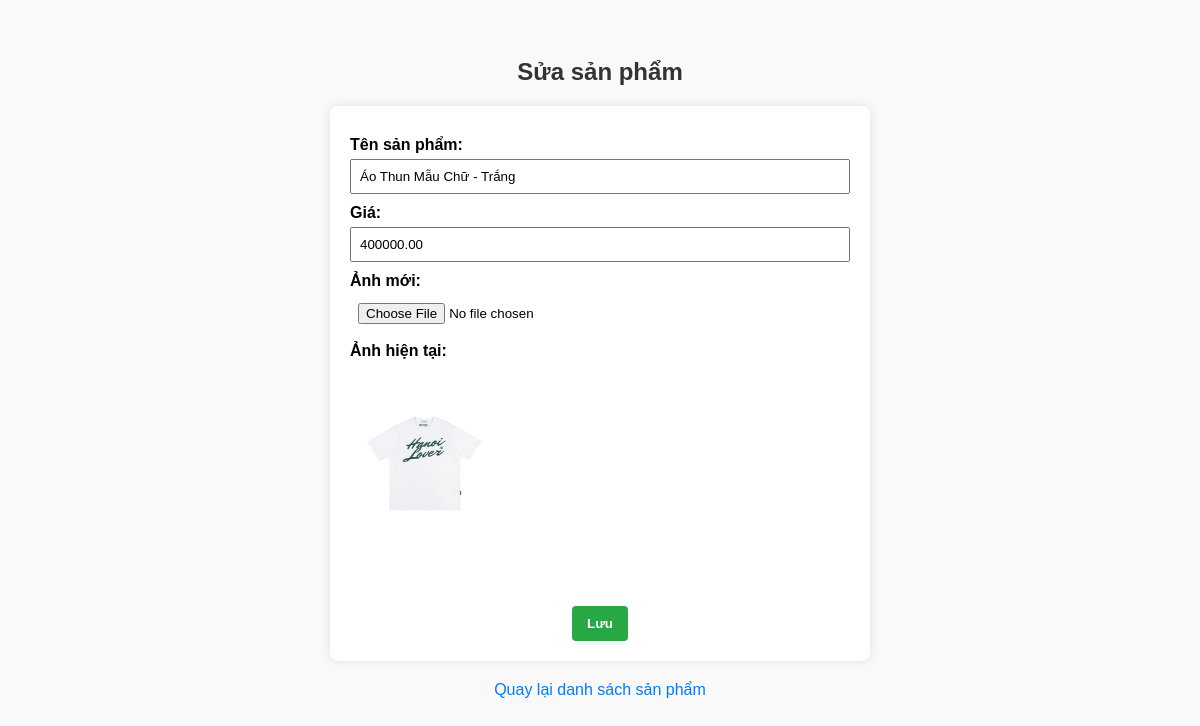
Screenshot of /view/admin/edit.php?id=1 (signed in) with the database file from the repository.
### tables this page shows
CREATE TABLE `products` (
  `id` int NOT NULL,
  `name` varchar(255) NOT NULL,
  `description` text NOT NULL,
  `price` decimal(10,2) NOT NULL,
  `is_featured` tinyint(1) NOT NULL DEFAULT '0',
  `is_hot_sale` tinyint(1) NOT NULL DEFAULT '0',
  `created_at` timestamp NOT NULL DEFAULT CURRENT_TIMESTAMP,
  `image` varchar(255) NOT NULL,
  `gallery` text,
  `category_id` int DEFAULT NULL
);

### view/admin/edit.php (the view, shortened to what this page needs)
<?php
$db = new Database();
$conn = $db->conn;
$id = $_GET['id'];
$result = $conn->query("SELECT * FROM products WHERE id=$id");
$product = $result->fetch_assoc();
?>
<!DOCTYPE html>
<html>
<head>
</head>
<body>
    <h2>Sửa sản phẩm</h2>
    <form method="post" enctype="multipart/form-data">
        <label for="name">Tên sản phẩm:</label>
        <input type="text" name="name" value="<?= htmlspecialchars($product['name']) ?>" required>
        <label for="price">Giá:</label>
        <input type="number" name="price" value="<?= $product['price'] ?>" required>
        <label for="image">Ảnh mới:</label>
        <input type="file" name="image" accept="image/*">
        <label>Ảnh hiện tại:</label>
        <img src="/streetsoul_store1/public/images/<?= htmlspecialchars($product['image']) ?>" alt="Ảnh sản phẩm hiện tại">
        <div class="form-footer">
    <button type="submit">Lưu</button>
</div>
    </form>
    <div class="back-link">
        <a href="products.php"> Quay lại danh sách sản phẩm</a>
    </div>
</body>
</html>

### view/admin/edit.php (style rules this page uses)
body { font-family: Arial, sans-serif; padding: 30px; background-color: #f9f9f9; }
h2 { text-align: center; color: #333; }
form { max-width: 500px; margin: auto; background: #fff; padding: 20px; border-radius: 8px; box-shadow: 0 0 10px rgba(0,0,0,0.1); }
label { display: block; margin-top: 10px; font-weight: bold; }
input[type="text"], input[type="number"], input[type="file"] { width: 100%; padding: 8px; margin-top: 5px; box-sizing: border-box; }
button { margin-top: 15px; padding: 10px 15px; background-color: #28a745; color: white; border: none; border-radius: 4px; font-weight: bold; cursor: pointer; }
img { max-width: 150px; margin-top: 10px; border-radius: 4px; }
.back-link { display: block; margin-top: 20px; text-align: center; }
.back-link a { text-decoration: none; color: #007bff; }
.form-footer { text-align: center; margin-top: 30px; }

### rows the page displays
products: name "Áo Thun Mẫu Chữ - Trắng", price "400000.00", image (picture)
